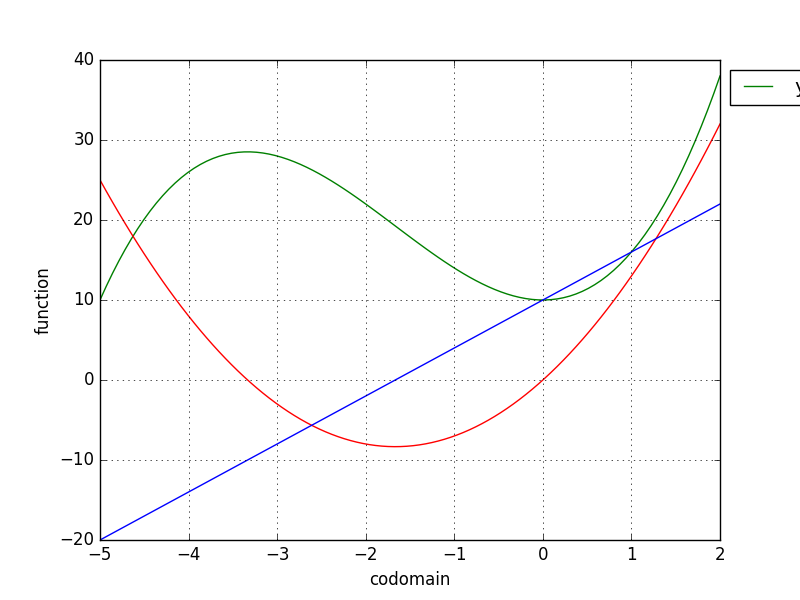

The Python source for this figure:

# -*- coding: utf-8 -*-
import matplotlib.pyplot as plt
import numpy as np
import matplotlib as mpl

mpl.use('Agg') # не рисовать на экране

fig,ax=plt.subplots() #будет 1 график, на нем

x=np.linspace(-5,2,100) #от -5 до 2 , 100 точек

y1= x**3 + 5*x**2 + 10
y2= 3*x**2 + 10*x
y3= 6*x + 10

ax.plot(x,y1, color="green", label="y(x)")
ax.plot(x,y2, color="red", label="y'(x)")
ax.plot(x,y3, color="blue", label="y''(x)")

ax.set_xlabel("codomain")
ax.set_ylabel("function")

ax.legend(ncol=3, loc=2, bbox_to_anchor=(1,1))

plt.grid(True)
plt.show()

fig.savefig('theory_1.png')
